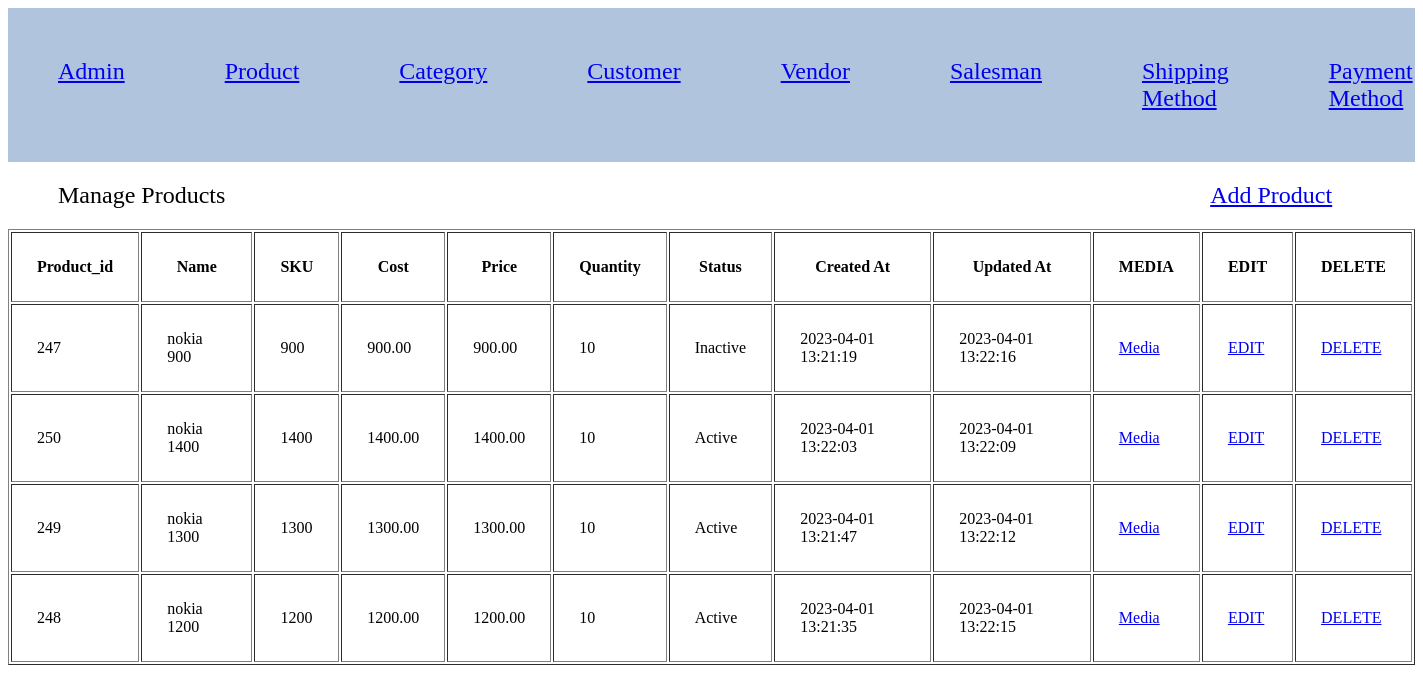
Page /project-manan-dharsandiya/index.php?c=product&a=grid on the committed database.
### tables this page shows
CREATE TABLE `product` (
  `product_id` int(11) NOT NULL,
  `name` varchar(255) NOT NULL,
  `sku` varchar(50) NOT NULL,
  `cost` decimal(10,2) NOT NULL,
  `price` decimal(10,2) NOT NULL,
  `quantity` int(5) DEFAULT 100,
  `status` tinyint(4) NOT NULL,
  `created_at` datetime NOT NULL,
  `updated_at` datetime NOT NULL
);

### project-manan-dharsandiya/Model/Core/View.php (called while the page is built, shortened)
<?php
class Model_Core_View
{
	protected $data = [];
	protected $template = null;
	public function __get($key)
	{
		return $this->data[$key];
	}
	public function setData($data)
	{
		$this->data = $data;
		return $this;
	}
	public function setTemplate($template)
	{
		$this->template = $template;
		return $this;
	}
	public function getTemplate()
	{
		return $this->template;
	}
	public function render()
	{
		require 'View' . DS . $this->getTemplate();
	}
	public function getUrl($action = null, $controller = null, $params = [], $resetParam = false)
	{
		return Ccc::getModel('Core_Url')->getUrl($action, $controller, $params, $resetParam);
	}
}
?>

### project-manan-dharsandiya/Controller/Core/Action.php (called while the page is built, shortened)
<?php
class Controller_Core_Action
{
	protected $view = null;
	public function setView($view)
	{
		$this->view = $view;
		return $this;
	}
	public function getView()
	{
		if ($this->view) {
			return $this->view;
		}
		$view = Ccc::getModel('Core_View');
		return $view;
	}
	public function render()
	{
		return $this->getView()->render();
	}
}
?>

### project-manan-dharsandiya/Controller/Product.php (called while the page is built, shortened)
<?php
class Controller_Product extends Controller_Core_Action
{
	public function gridAction()
	{
		try {
			$query = "SELECT * FROM `product` ORDER BY `name` DESC;";
			$products =  Ccc::getModel('Product_Row')->fetchAll($query);
			$this->render();
		} catch (Exception $e) {
		}
	}
}
?>

### project-manan-dharsandiya/Controller/Core/Front.php (called while the page is built, shortened)
<?php
class Controller_Core_Front
{
	public function init()
	{
		$request = Ccc::getModel('Core_Request');
		$controller = new $controllerClassName();
		$actionName = $request->getActionName().'Action';
		$controller->$actionName();
	}
}
?>

### project-manan-dharsandiya/Index.php (called while the page is built, shortened)
<?php
spl_autoload_register(function ($className) {
    $classPath = str_replace('_', '/', $className);
});
class Ccc
{
	public static function init()
	{
		$front = new Controller_Core_Front();
		$front->init();
	}
	public static function getModel($className)
	{
		return new $className();
	}
}
Ccc::init();
?>

### project-manan-dharsandiya/Model/Core/Url.php (called while the page is built, shortened)
<?php
class Model_Core_Url
{
	public function getUrl($action = null, $controller = null, $params = [], $resetParam = false)
	{
		$request = Ccc::getModel('Core_Request');
		$final = $request->getParams();
		if ($resetParam) {
			$final = [];
		}
		if ($controller) {
			$final['c'] = $controller;
		}
		else {
			$final['c'] = $request->getControllerName();
		}
		if ($action) {
			$final['a'] = $action;
		}
		else {
			$final['a'] = $request->getActionName();
		}
		if ($params) {
			$final = array_merge($final, $params);
		}
		$queryString = http_build_query($final);
		$url = $_SERVER['REQUEST_SCHEME'] . "://" . $_SERVER['HTTP_HOST'] . $_SERVER['SCRIPT_NAME'] . "?" . $queryString;
		return $url;
	}
}
?>

### project-manan-dharsandiya/Model/Core/Request.php (called while the page is built, shortened)
<?php
class Model_Core_Request
{
	public function getParams($key=null, $value=null)
	{
		if ($key == null) {
			return $_GET;
		}
		if (array_key_exists($key, $_GET)) {
			return $_GET[$key];
		}
		return $value;
	}
	public function getActionName()
	{
		return $this->getParams('a', 'Index');
	}
	public function getControllerName()
	{
		return $this->getParams('c', 'Index');
	}
}
?>

### project-manan-dharsandiya/Model/Core/Table/Row.php (called while the page is built, shortened)
<?php
class Model_Core_Table_Row
{
	protected $data = [];
	protected $table = null;
	public function setTable($table)
	{
		$this->table = $table;
		return $this;
	}
	public function getTable()
	{
		if ($this->table) {
			return $this->table;
		}
		return $this->table;
	}
	public function __get($key)
	{
		if (array_key_exists($key, $this->data)) {
			return $this->data[$key];
		}
		return null;
	}
	public function setData($data)
	{
		$this->data = array_merge($this->data, $data);
		return $this;
	}
	public function fetchAll($query)
	{
		$result = $this->getTable()->fetchAll($query);
		$rows = [];
		foreach ($result as $row) {
			 $rows[] = (new $this)->setData($row)->setTable($this->getTable());
		}
		return $rows;
	}
}
?>

### project-manan-dharsandiya/Model/Core/Adapter.php (called while the page is built, shortened)
<?php
class Model_Core_Adapter
{
	public $config = [
		'host' => 'localhost',
		'username' => 'root',
		'password' => '',
		'dbname' => 'project-manan-dharsandiya1'
	];
	public function connect(){
		$connect = mysqli_connect(
			$this->config['host'],
			$this->config['username'],
			$this->config['password'],
			$this->config['dbname']
		);
		return $connect;
	}
	public function fetchAll($query){
		$connect = $this->connect();
		$result = mysqli_query($connect, $query);
		if ($result->num_rows > 0) {
			return $result->fetch_all(MYSQLI_ASSOC);
		}
		return false;
	}
}
?>

### project-manan-dharsandiya/Model/Core/Table.php (called while the page is built, shortened)
<?php
class Model_Core_Table
{
	public function getAdapter()
	{
		$adapter = Ccc::getModel('Core_Adapter');
		return $adapter;
	}
	public function fetchAll($query)
	{
		return $this->getAdapter()->fetchAll($query);
	}
}
?>

### project-manan-dharsandiya/Model/Product/Row.php (called while the page is built, shortened)
<?php
class Model_Product_Row extends Model_Core_Table_Row
{
	public function getStatusOptions()
	{
		return [
			self::STATUS_ACTIVE => self::STATUS_ACTIVE_LBL,
			self::STATUS_INACTIVE => self::STATUS_INACTIVE_LBL
		];
	}
	public function getStatusText()
	{
		$statues = $this->getStatusOptions();
		if (array_key_exists($this->status, $statues)) {
			return $statues[$this->status];
		}
		return $statues[self::STATUS_DEFAULT];
	}
}
?>

### project-manan-dharsandiya/View/product/grid.phtml (the view, shortened to what this page needs)
<?php
$products = $this->products;
?>
<!DOCTYPE html>
<html>
<head>
	<link rel="stylesheet" type="text/css" href="Skin/css/style.css">
</head>
<body>
	<div class="body">
		<div class="box">
			Manage Products
		</div>
		<div class="link">
			<a href="<?php echo $this->getUrl('add', null , [], true);?>">Add Product</a>
		</div>
	</div>
	<table cellpadding="25%" border="1px">
		<?php if (!$products): ?>
		<tr>
			<td colspan="8" align="center"><b>No data found.</b></td>
		</tr>
		<?php else: ?>
		<tr>
			<th>Product_id</th>
			<th>Name</th>
			<th>SKU</th>
			<th>Cost</th>
			<th>Price</th>
			<th>Quantity</th>
			<th>Status</th>
			<th>Created At</th>
			<th>Updated At</th>
			<th>MEDIA</th>
			<th>EDIT</th>
			<th>DELETE</th>
		</tr>
		<?php foreach ($products as $product) : ?>
		<tr>
			<td><?php echo $product->product_id; ?></td>
			<td><?php echo $product->name; ?></td>
			<td><?php echo $product->sku; ?></td>
			<td><?php echo $product->cost; ?></td>
			<td><?php echo $product->price; ?></td>
			<td><?php echo $product->quantity; ?></td>
			<td><?php echo $product->getStatusText(); ?></td>
			<td><?php echo $product->created_at; ?></td>
			<td><?php echo $product->updated_at; ?></td>
			<td><a href="<?php echo $this->getUrl(null, 'product_media', ['id'=> $product->product_id], true);?>">Media</a></td>
			<td><a href="<?php echo $this->getUrl('edit', null, ['id'=> $product->product_id], true);?>">EDIT</a></td>
			<td><a href="<?php echo $this->getUrl('delete', null, ['id'=> $product->product_id], true);?>">DELETE</a></td>
		</tr>
		<?php endforeach; ?>
		<?php endif; ?>
	</table>
</body>
</html>

### project-manan-dharsandiya/Skin/css/style.css (style rules this page uses)
.body { display: flex; width: 100%; margin-top: 20px; margin-bottom: 20px; font-size: 150% }
.box { margin-left: 50px; }
.link { margin-left: 70%; }

### rows in the picture
product: product_id "247", name "nokia 900", sku "900", cost "900.00", price "900.00", quantity "10", status "Inactive", created_at "2023-04-01 13:21:19", updated_at "2023-04-01 13:22:16"
product: product_id "250", name "nokia 1400", sku "1400", cost "1400.00", price "1400.00", quantity "10", status "Active", created_at "2023-04-01 13:22:03", updated_at "2023-04-01 13:22:09"
product: product_id "249", name "nokia 1300", sku "1300", cost "1300.00", price "1300.00", quantity "10", status "Active", created_at "2023-04-01 13:21:47", updated_at "2023-04-01 13:22:12"
product: product_id "248", name "nokia 1200", sku "1200", cost "1200.00", price "1200.00", quantity "10", status "Active", created_at "2023-04-01 13:21:35", updated_at "2023-04-01 13:22:15"
